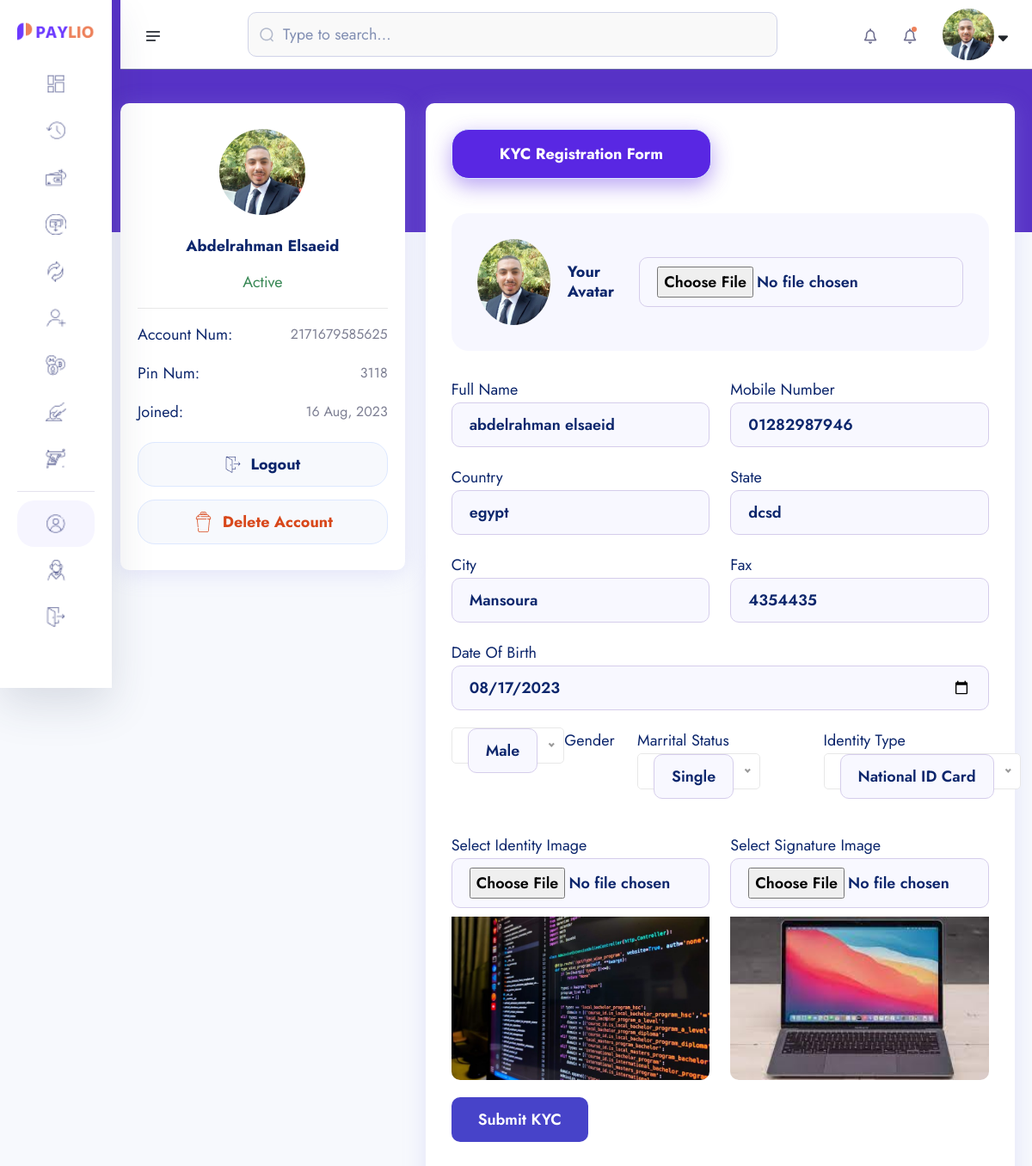
/account/kyc-reg/ (signed in), run on an earlier commit of the app's database.
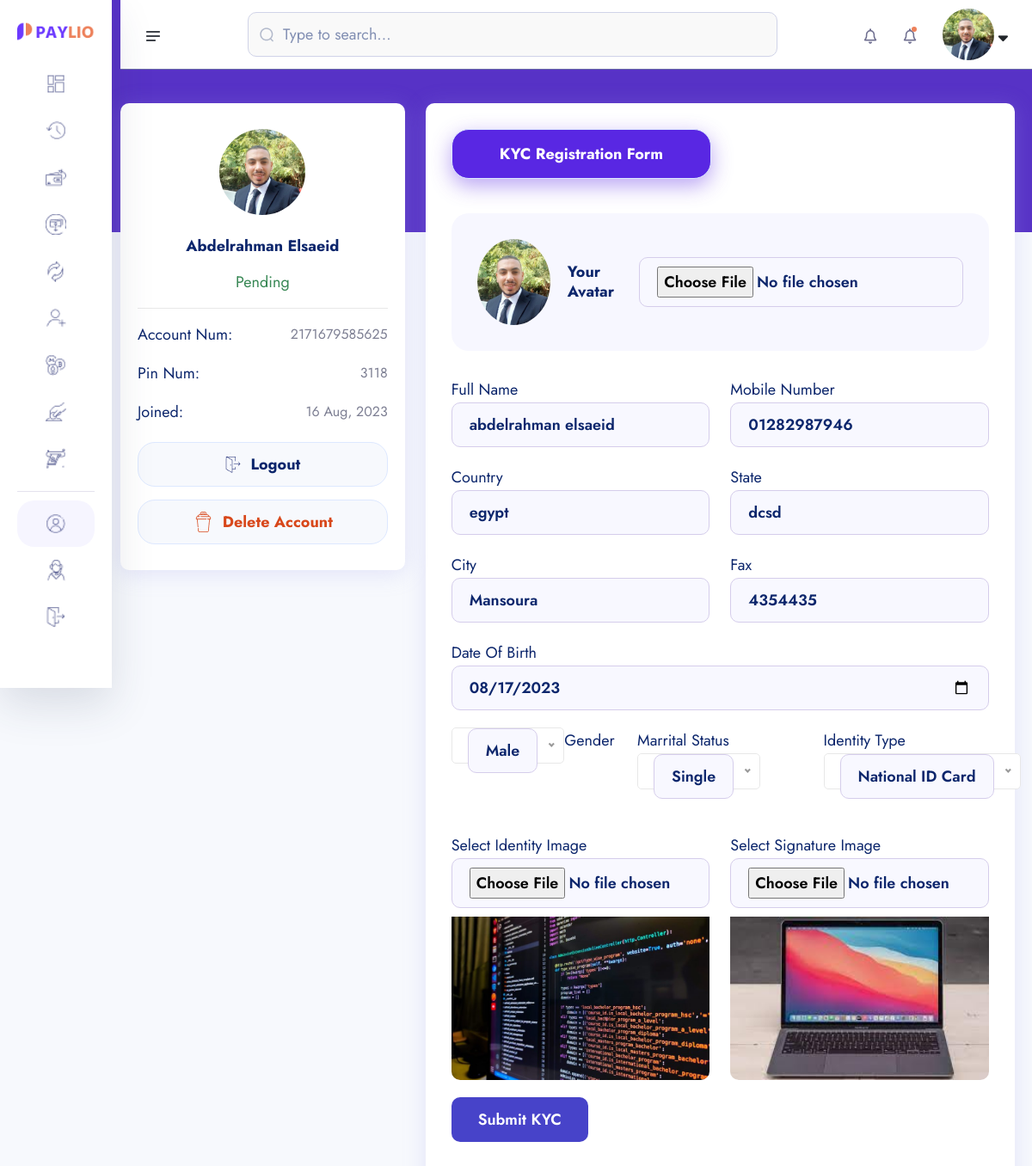
And on a later commit of the database.
### account/models.py (models this page shows, shortened)
class Account(models.Model):
    id = models.UUIDField(primary_key=True, unique=True, default=uuid.uuid4, editable=False)
    user = models.OneToOneField(User, on_delete=models.CASCADE)
    account_balance = models.DecimalField(max_digits=12, decimal_places=2, default=0.00)
    account_number = ShortUUIDField(length=10, unique=True,max_length= 25, prefix="217", alphabet="1234567890" )
    account_id = ShortUUIDField(length=7, unique=True,max_length= 25, prefix="DEX", alphabet="1234567890" )
    pin_number = ShortUUIDField(length=4, unique=True,max_length= 7 , alphabet="1234567890" )
    red_code = ShortUUIDField(length=10, unique=True,max_length= 20, prefix="217", alphabet="abcdefghi1234567890" )
    account_status = models.CharField(max_length=100, choices= ACCOUNT_STATUS, default="in-active")
    date = models.DateTimeField(auto_now_add=True)
    kyc_submitted = models.BooleanField(default=False)
    kyc_confirmed = models.BooleanField(default=False)
    recommended_by = models.ForeignKey(User, on_delete=models.DO_NOTHING, blank=True, null=True, related_name="recommended_by")
    class Meta:
        ordering = ['-date']

### account/views.py (the view)
# urls.py: path("kyc-reg/",kyc_registration, name='kyc-reg'),
def kyc_registration(request):
    user = request.user
    account = Account.objects.get(user=user)
    try:
        kyc = KYC.objects.get(user=user)
    except:
        kyc = None
    if request.method == "POST":
        form = KYCForm(request.POST, request.FILES, instance=kyc)
        if form.is_valid():
            new_form = form.save(commit=False)
            new_form.user = user
            new_form.account = account
            new_form.save()
            messages.success(request, "KYC Form submitted successfully")
            return redirect("account:dashboard")
    else:
        form = KYCForm(instance=kyc)
    context = {
        "account": account,
        "form": form,
        "kyc": kyc,
        }
    return render(request, "account/kyc-form.html", context)

### account/forms.py
class KYCForm(forms.ModelForm):
    identity_image = ImageField(widget=FileInput)
    image = ImageField(widget=FileInput)
    signature = ImageField(widget=FileInput)
    class Meta:
        model = KYC
        fields = [
            'full_name',
            'image',
            'marital_status',
            'gender',
            'identity_type',
            'identity_image',
            'date_of_birth',
            'signature',
            'country',
            'state',
            'city',
            'mobile',
            'fax',
        ]
        widgets = {
            "full_name": forms.TextInput(attrs={"placeholder":"Full Name"}),
            "mobile": forms.TextInput(attrs={"placeholder":"Mobile Number"}),
            "fax": forms.TextInput(attrs={"placeholder":"Fax Number"}),
            "country": forms.TextInput(attrs={"placeholder":"Country"}),
            "state": forms.TextInput(attrs={"placeholder":"State"}),
            "city": forms.TextInput(attrs={"placeholder":"City"}),
            'date_of_birth':DateInput
        }

### templates/account/kyc-form.html (shortened to what the changed rows need)
{% extends 'partials/dashboard-base.html' %}
{% load static %}
{% block content %}
    <section class="dashboard-section body-collapse account">
        <div class="overlay pt-120">
            <div class="container-fruid">
                <div class="main-content">
                    <div class="row">
                        <div class="col-xxl-3 col-xl-4 col-md-6">
                            <div class="owner-details">
                                <div class="profile-area">
                                    <div class="name-area">
                                        <h6>{{kyc.full_name|title}}</h6>
                                        {% if account.account_status == "active" %}
                                        <p class="active-status ">{{account.account_status|title}}</p>
                                        {% endif %}
                                        {% if account.account_status == "pending" %}
                                        <p class="active-status text warning">{{account.account_status|title}}</p>
                                        {% endif %}
                                    </div>
                                </div>
                                <div class="owner-info">
                                    <ul>
                                        <li>
                                            <p>Account Num:</p>
                                            <span class="mdr">{{account.account_number}}</span>
                                        </li>
                                        <li>
                                            <p>Pin Num:</p>
                                            <span class="mdr">{{account.pin_number}}</span>
                                        </li>
                                        <li>
                                            <p>Joined:</p>
                                            <span class="mdr">{{account.date|date:"d M, Y" }}</span>
                                        </li>
                                    </ul>
                                </div>
                            </div>
                        </div>
                        </div>
                    </div>
                </div>
            </div>
    </section>
    {% endblock content %}

What changed in the data, as far as the page shows it:
changed Account: account_status "Active" → "Pending"
